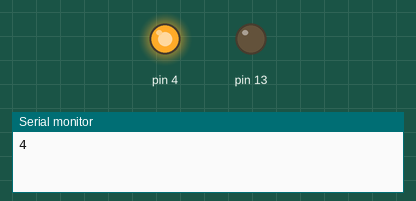
A sketch run on a simulated Arduino Uno, built with avr-gcc and run on an emulated ATmega328P. On the bench: output pins drawn as LEDs (lit = HIGH), the last lines printed to the serial monitor. Pins used as bus, display or sensor lines are not drawn.

Above: at 0.1 s.
At 5.1 s:
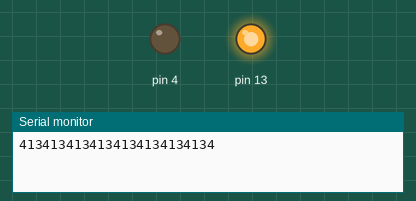
Timing chart, 0 to 6.6 s (numbered marks = the images above):
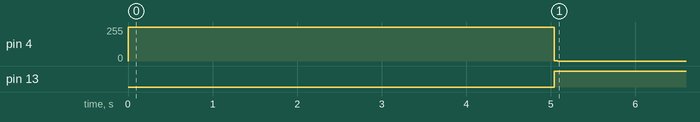

The sketch:

output.ino
```cpp
void setup() {
  // put your setup code here, to run once:
  Serial.begin(9600);
  pinMode(13, OUTPUT);
  pinMode(2, OUTPUT);
  pinMode(4, OUTPUT);
  digitalWrite(13, LOW);
  digitalWrite(2, LOW);
  digitalWrite(4, LOW);
  for (int i = 0; i < 10; i++) {

    digitalWrite(13, LOW);

    //    delay(20);
    digitalWrite(2, HIGH);

    digitalWrite(2, LOW);

  }

  digitalWrite(4, HIGH);
  Serial.print(4);
  delay(5000);
  digitalWrite(4, LOW);

  byte b[8] = {1, 0, 1, 1, 1, 0, 0, 1 };
  //    put your main code here, to run repeatedly:
  if (1) {
    for (int i = 0; i < 8; i++) {
      //      Serial.println("Stage 1");

      digitalWrite(13, ( b[i]) );
      Serial.print(13);
      //      delay(3000);
      digitalWrite(2, HIGH);
      //      delay(3000);
      digitalWrite(2, LOW);
      //      delay(3000);
      digitalWrite(4, HIGH);
      Serial.print(4);
//      delay(3000);
      digitalWrite(4, LOW);
//      delay(3000);
    }
  }

  //  digitalWrite(13, LOW);
}

void loop() {
  // put your main code here, to run repeatedly:
  //  bool input;
  //  input = (Serial.read() == '0');
  //  if (input) {
  //    while (Serial.read() != '\n');
  //
  //    Serial.println("pt");
  //    digitalWrite(13, HIGH);
  //    digitalWrite(13, LOW);
  //  }

}
```

Measured:
- by itself, pin 4: 255/255 → 0/255 at 5.0 s
- by itself, pin 13: LOW → HIGH at 5.0 s
